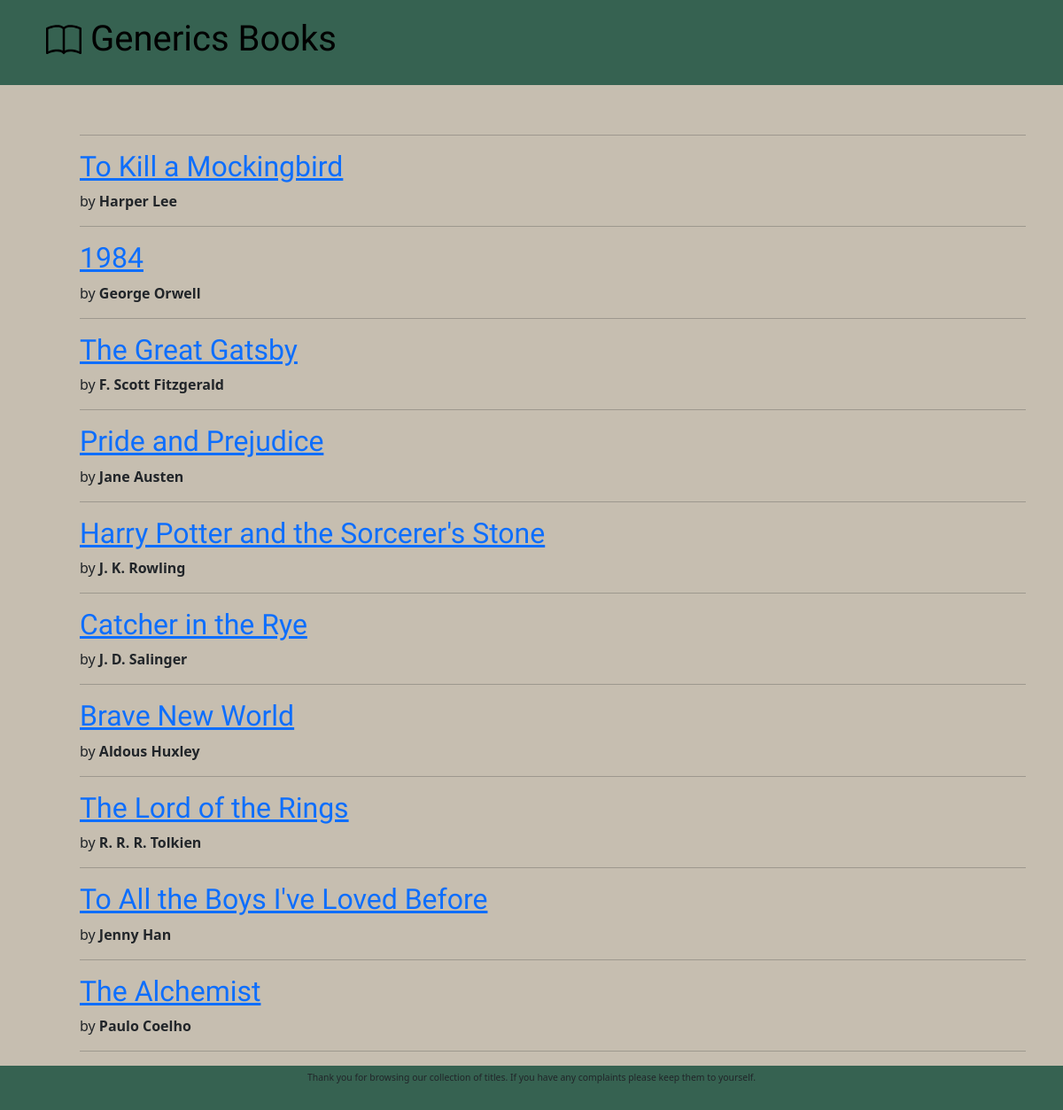
The page / on the database its author committed.
### bookPOS/models.py (models this page shows, shortened)
class Book(models.Model):
    id = models.AutoField(primary_key=True)
    title = models.TextField()
    author = models.TextField()
    publisher = models.TextField()
    pub_date = models.DateField()
    price = models.FloatField(default=0)

### bookPOS/views.py (the view)
# urls.py: path('', views.book_list, name='book_list'),
def book_list(request):
    books = Book.objects.all()
    return render(request, 'bookPOS/book_list.html', {'books' : books})

### bookPOS/templates/bookPOS/book_list.html
{% extends 'bookPOS/base.html' %}
{% block content %}
    {% for book in books %}
        <hr>
        <div class="post">
            <h2><a href="{% url 'book_detail' pk=book.pk %}">{{ book.title }}</a></h2>
            <p>by <strong>{{ book.author }}</strong></p>
        </div>
    {% endfor %}
{% endblock %}

### bookPOS/templates/bookPOS/base.html (shortened to what this page needs)
{% load static %}
<!DOCTYPE html>
<html>
    <head>
        <link rel="stylesheet" href="https://cdn.jsdelivr.net/npm/bootstrap@5.1.3/dist/css/bootstrap.min.css">
        <link rel="stylesheet" href="{% static 'css/pos.css' %}">
    </head>
    <body>
        <header class="page-header">
            <div class="container">
                <h1><a href="/" class="home">
                 Generics Books</a></h1>
            </div>
        </header>
        <main class="container mainbs">
            <div class="row">
                <div class="col">
                    {% block content %}
                    {% endblock %}
                    <hr>
                </div>
            </div>
        </main>
        <footer>
            <p>Thank you for browsing our collection of titles. If you have any complaints please keep them to yourself.</p>
        </footer>
    </body>
</html>

### bookPOS/static/css/pos.css (style rules this page uses)
html { background-color: #366251; }
header { background-color: #366251; margin-top: 0; margin-bottom: 40px; padding: 20px 20px 20px 40px; }
body { background-color: #c6beb0; }
.home, .home a, .home a:visited, .home a:hover, .home a:active { color: black !important; text-decoration: none !important; }
h1, h2 { font-family: 'Rajdhani', sans-serif; }
.mainbs { padding-left: 5%; }
footer { background-color: #366251; text-align: center; padding-top: 0.5%; padding-bottom: 1%; font-size: .65rem; width: 100%; }

### rows shown on the page
Book: title "To Kill a Mockingbird", author "Harper Lee"
Book: title "1984", author "George Orwell"
Book: title "The Great Gatsby", author "F. Scott Fitzgerald"
Book: title "Pride and Prejudice", author "Jane Austen"
Book: title "Harry Potter and the Sorcerer's Stone", author "J. K. Rowling"
Book: title "Catcher in the Rye", author "J. D. Salinger"
Book: title "Brave New World", author "Aldous Huxley"
Book: title "The Lord of the Rings", author "R. R. R. Tolkien"
Book: title "To All the Boys I've Loved Before", author "Jenny Han"
Book: title "The Alchemist", author "Paulo Coelho"
